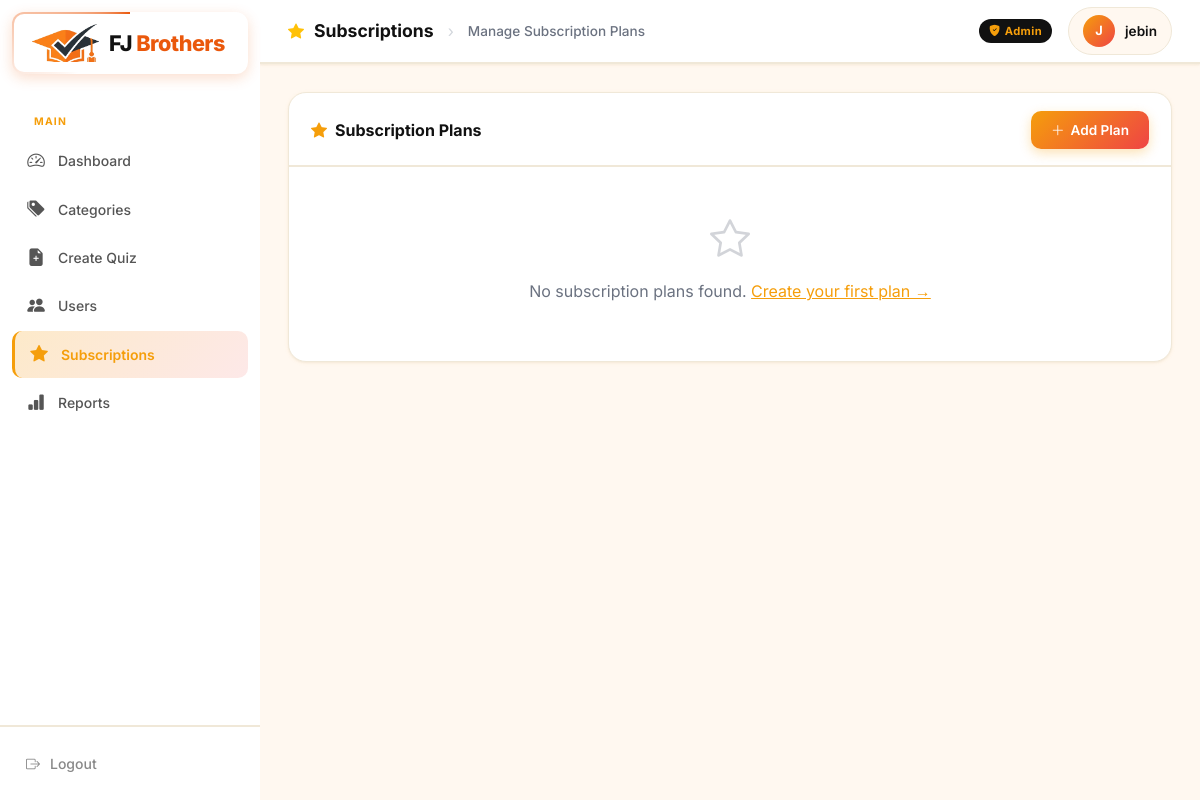
The page /admin-dashboard/subscriptions/ (signed in) on the database as committed earlier.
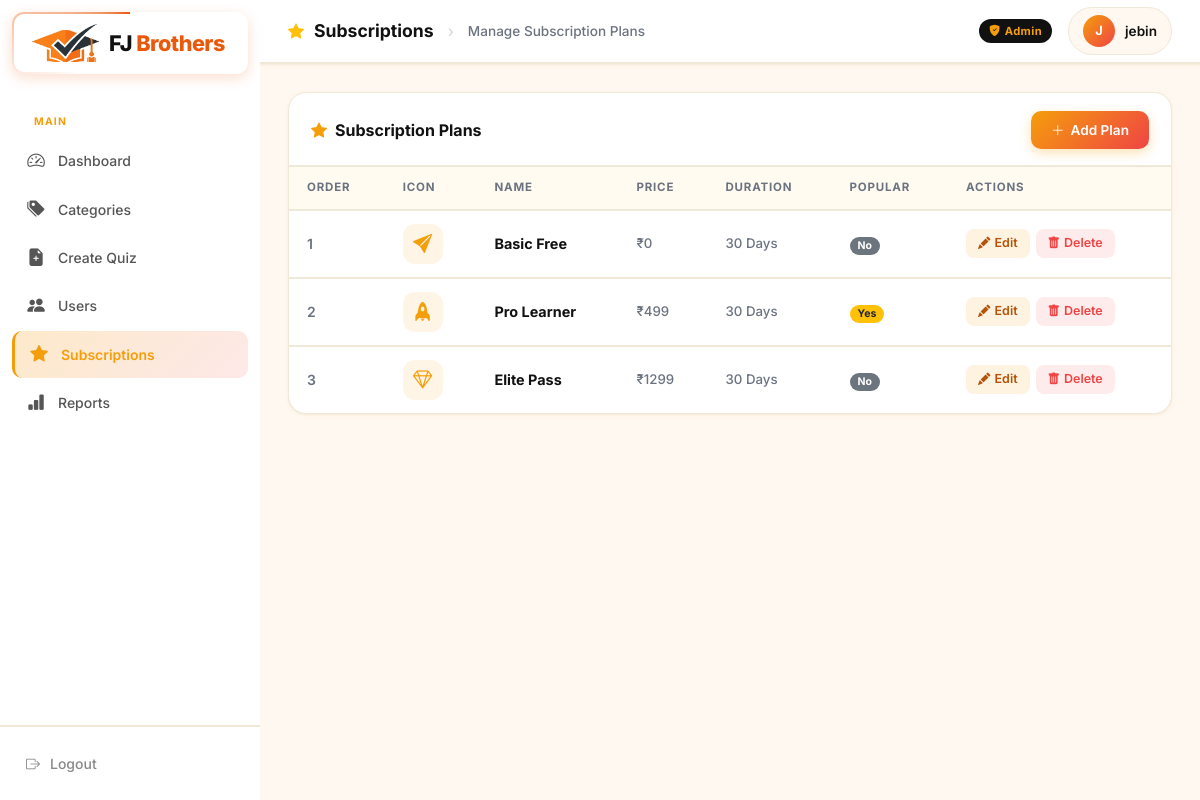
The same page on the database as committed later.
### quiz/models.py (models this page shows, shortened)
class SubscriptionPlan(models.Model):
    name = models.CharField(max_length=255)
    description = models.TextField(blank=True)
    icon_class = models.CharField(max_length=100, default='bi-star-fill', help_text="Bootstrap icon class")
    is_popular = models.BooleanField(default=False, help_text="Highlight this plan as most popular")
    price = models.PositiveIntegerField(default=0, help_text="Price in INR")
    duration_days = models.PositiveIntegerField(default=30, help_text="Duration in days (0 for lifetime)")
    order = models.PositiveIntegerField(default=0)
    created_at = models.DateTimeField(auto_now_add=True)
    class Meta:
        ordering = ['order', 'id']

### quiz/views.py (the view)
# urls.py: path('admin-dashboard/subscriptions/', views.admin_subscriptions_list, name='admin_subscriptions_list'),
@user_passes_test(is_admin)
def admin_subscriptions_list(request):
    plans = SubscriptionPlan.objects.all().order_by('order')
    return render(request, 'quiz/admin_subscriptions_list.html', {'plans': plans})

### quiz/views.py (called while the page is built)
def is_admin(user):
    return user.is_authenticated and (user.is_staff or user.is_superuser)

### quiz/templates/quiz/admin_subscriptions_list.html (shortened to what this page needs)
{% load static %}
<!DOCTYPE html>
<html lang="en">
<head>
  <link href="https://cdn.jsdelivr.net/npm/bootstrap@5.3.2/dist/css/bootstrap.min.css" rel="stylesheet">
  <link rel="stylesheet" href="https://cdn.jsdelivr.net/npm/bootstrap-icons@1.11.3/font/bootstrap-icons.min.css">
  <link rel="stylesheet" href="https://cdnjs.cloudflare.com/ajax/libs/font-awesome/6.4.0/css/all.min.css">
</head>
<body>
  <aside class="sidebar">
    <div class="sidebar-brand animated-brand-border" style="padding: 12px 20px; display: flex; align-items: center; gap: 10px;  border-radius: 12px; margin: 12px; background: #fff;">
      <img src="{% static 'quiz/images/logo_icon.png' %}" alt="FJ Brothers Icon" style="height: 38px; width: auto; object-fit: contain;">
      <div style="font-size: 1.35rem; font-weight: 800; color: var(--black); letter-spacing: -0.5px;">FJ <span style="color: var(--orange, #ea580c);">Brothers</span></div>
    </div>
    <nav class="sidebar-nav">
      <div class="sidebar-section-label">Main</div>
      <a href="{% url 'quiz:admin_dashboard' %}">
        <i class="bi bi-speedometer2"></i> <span>Dashboard</span>
      </a>
      <a href="{% url 'quiz:admin_categories_list' %}">
        <i class="bi bi-tags-fill"></i> <span>Categories</span>
      </a>
      <a href="{% url 'quiz:admin_add_quiz' %}">
        <i class="bi bi-file-earmark-plus-fill"></i> <span>Create Quiz</span>
      </a>
      <a href="{% url 'quiz:admin_users_list' %}">
        <i class="bi bi-people-fill"></i> <span>Users</span>
      </a>
      <a href="{% url 'quiz:admin_subscriptions_list' %}" class="active">
        <i class="bi bi-star-fill"></i> <span>Subscriptions</span>
      </a>
      <a href="{% url 'quiz:admin_reports' %}">
        <i class="bi bi-bar-chart-fill"></i> <span>Reports</span>
      </a>
    </nav>
    <div class="sidebar-footer">
      <a href="{% url 'quiz:logout' %}">
        <i class="bi bi-box-arrow-right"></i> <span>Logout</span>
      </a>
    </div>
  </aside>
  <div class="main-wrapper">
    <header class="topbar">
      <div class="topbar-left">
        <i class="bi bi-star-fill text-warning"></i>
        <h4>Subscriptions</h4>
        <span style="margin:0 4px;color:#d1d5db;">›</span>
        <span style="font-size:.85rem;color:var(--text-muted);font-weight:500;">Manage Subscription Plans</span>
      </div>
      <div class="topbar-right">
        <span class="topbar-badge"><i class="bi bi-shield-fill-check me-1"></i>Admin</span>
        <div class="topbar-admin">
          <div class="avatar">{{ request.user.username|first|upper }}</div>
          <span>{{ request.user.username }}</span>
        </div>
      </div>
    </header>
    <main class="content-area">
      <div class="section-card">
        <div class="section-card-header">
          <h5><i class="bi bi-star-fill"></i> Subscription Plans</h5>
          <div style="display:flex;gap:10px;align-items:center;flex-wrap:wrap;">
            <a href="{% url 'quiz:admin_add_subscription' %}" class="btn-primary-cta" id="btn-add-subscription">
              <i class="bi bi-plus-lg"></i> Add Plan
            </a>
          </div>
        </div>
        <div>
          {% if plans %}
          <table class="dash-table">
            <thead>
              <tr>
                <th>Order</th>
                <th>Icon</th>
                <th>Name</th>
                <th>Price</th>
                <th>Duration</th>
                <th>Popular</th>
                <th>Actions</th>
              </tr>
            </thead>
            <tbody>
              {% for plan in plans %}
              <tr>
                <td style="color:var(--text-muted);font-weight:600;">{{ plan.order }}</td>
                <td>
                  <div class="icon-preview">
                    <i class="bi {{ plan.icon_class }}"></i>
                  </div>
                </td>
                <td>
                  <div style="font-weight:700;font-size:.9rem;">{{ plan.name }}</div>
                </td>
                <td style="color:var(--text-muted);font-size:.83rem; font-weight: 500;">
                  ₹{{ plan.price }}
                </td>
                <td style="color:var(--text-muted);font-size:.83rem; font-weight: 500;">
                  {% if plan.duration_days == 0 %}Lifetime{% else %}{{ plan.duration_days }} Days{% endif %}
                </td>
                <td>
                  {% if plan.is_popular %}
                  <span class="badge bg-warning text-dark px-2 rounded-pill">Yes</span>
                  {% else %}
                  <span class="badge bg-secondary px-2 rounded-pill">No</span>
                  {% endif %}
                </td>
                <td>
                  <div style="display:flex;gap:6px;flex-wrap:wrap;">
                    <a href="{% url 'quiz:admin_edit_subscription' plan.id %}" class="tbl-action-btn btn-edit">
                      <i class="bi bi-pencil-fill"></i> Edit
                    </a>
                    <form method="post" action="{% url 'quiz:admin_delete_subscription' plan.id %}" style="display:inline;" onsubmit="return confirm('Delete plan \'{{ plan.name }}\'? This cannot be undone.');">
                      <button type="submit" class="tbl-action-btn btn-del">
                        <i class="bi bi-trash-fill"></i> Delete
                      </button>
                    </form>
                  </div>
                </td>
              </tr>
              {% endfor %}
            </tbody>
          </table>
          {% else %}
          <div class="empty-state">
            <i class="bi bi-star"></i>
            <p>No subscription plans found. <a href="{% url 'quiz:admin_add_subscription' %}" style="color:var(--accent);">Create your first plan →</a></p>
          </div>
          {% endif %}
        </div>
      </div>
    </main>
  </div>
</body>
</html>

Rows that differ between the two databases and show on the page:
added SubscriptionPlan: order "1", name "Basic Free", price "0", duration_days "30", is_popular "No"
added SubscriptionPlan: order "2", name "Pro Learner", price "499", duration_days "30", is_popular "Yes"
added SubscriptionPlan: order "3", name "Elite Pass", price "1299", duration_days "30", is_popular "No"
Other text that changed with them:
text no longer shown: "No subscription plans found. Create your first plan →"
text now shown: "ORDER ICON NAME PRICE DURATION POPULAR ACTIONS"
